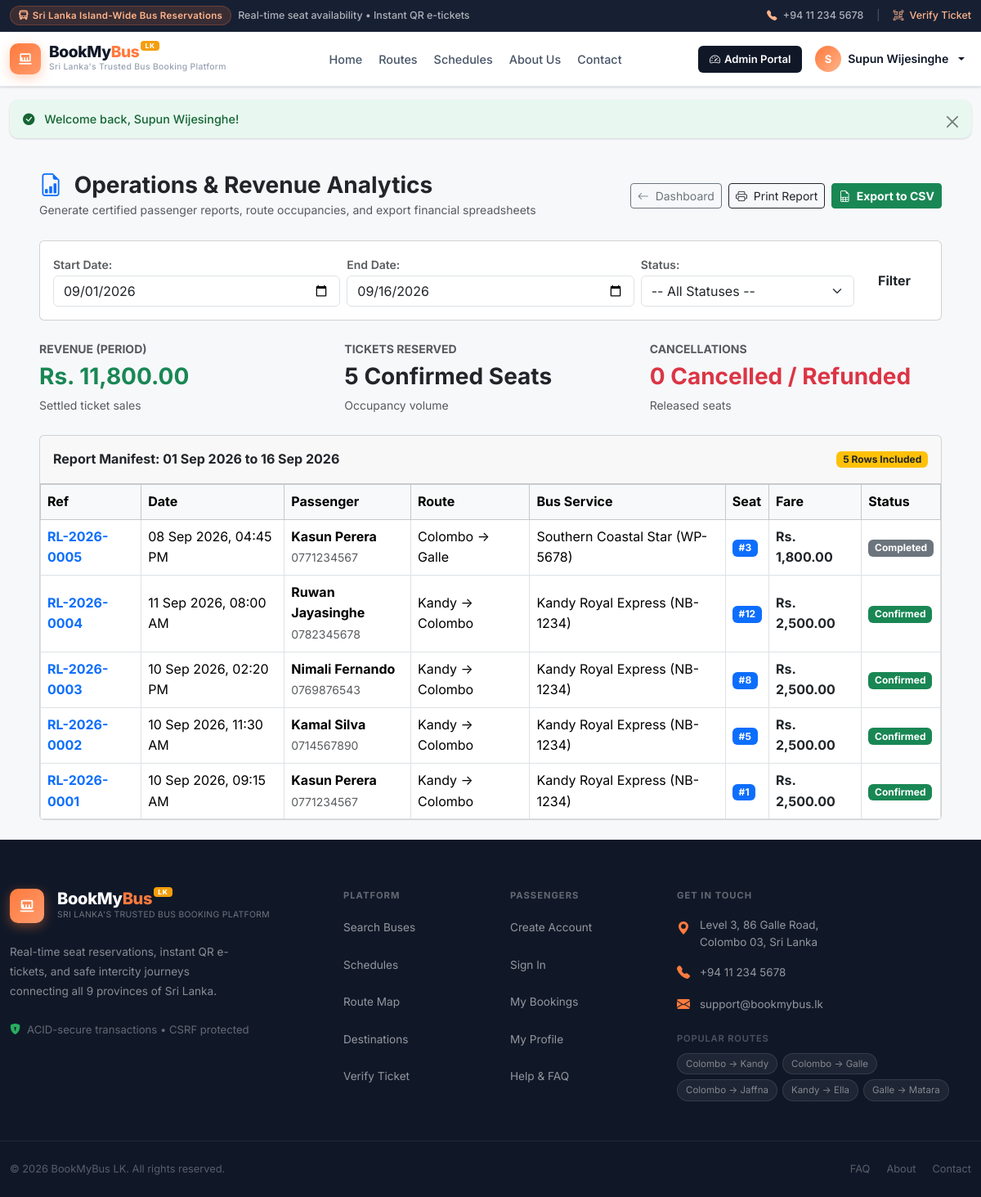
Screenshot of /admin/reports.php (signed in) with the database file from the repository.
### tables this page shows
CREATE TABLE bookings (
    id INT PRIMARY KEY AUTO_INCREMENT,
    booking_ref VARCHAR(30) NOT NULL UNIQUE,
    user_id INT DEFAULT NULL,
    route_id INT NOT NULL,
    schedule_id INT DEFAULT NULL,
    passenger_name VARCHAR(100) NOT NULL,
    passenger_phone VARCHAR(20) NOT NULL,
    passenger_nic VARCHAR(20) DEFAULT '',
    seat_number INT NOT NULL,
    total_amount DECIMAL(10, 2) NOT NULL DEFAULT 2500.00,
    payment_method ENUM('Card (Demo)', 'Cash at Counter', 'eZ Cash / mCash') DEFAULT 'Card (Demo)',
    payment_status ENUM('pending', 'paid', 'refunded', 'failed') DEFAULT 'paid',
    booking_status ENUM('confirmed', 'completed', 'cancelled') DEFAULT 'confirmed',
    qr_token VARCHAR(64) NOT NULL,
    booking_date DATETIME DEFAULT CURRENT_TIMESTAMP,
    FOREIGN KEY (user_id) REFERENCES users(id) ON DELETE SET NULL,
    FOREIGN KEY (route_id) REFERENCES routes(id) ON DELETE CASCADE,
    FOREIGN KEY (schedule_id) REFERENCES schedules(id) ON DELETE SET NULL
);

CREATE TABLE routes (
    id INT PRIMARY KEY AUTO_INCREMENT,
    bus_id INT NOT NULL,
    route_number VARCHAR(20) DEFAULT 'EX-01',
    origin VARCHAR(50) NOT NULL,
    destination VARCHAR(50) NOT NULL,
    departure_time VARCHAR(20) NOT NULL,
    fare DECIMAL(10, 2) NOT NULL,
    distance_km INT DEFAULT 115,
    estimated_duration VARCHAR(20) DEFAULT '3h 15m',
    intermediate_stops TEXT,
    start_location VARCHAR(120) DEFAULT 'Colombo Bastian Mawatha',
    end_location VARCHAR(120) DEFAULT 'Kandy Goods Shed',
    FOREIGN KEY (bus_id) REFERENCES buses(id) ON DELETE CASCADE
);

CREATE TABLE buses (
    id INT PRIMARY KEY AUTO_INCREMENT,
    bus_number VARCHAR(20) NOT NULL UNIQUE,
    bus_name VARCHAR(100) NOT NULL,
    total_seats INT NOT NULL DEFAULT 30,
    bus_type ENUM('Normal', 'Semi Luxury', 'Luxury', 'Super Luxury') DEFAULT 'Luxury',
    operator VARCHAR(100) DEFAULT 'SLTB Express',
    ac_type ENUM('AC', 'Non-AC') DEFAULT 'AC',
    wifi TINYINT(1) DEFAULT 1,
    usb_charging TINYINT(1) DEFAULT 1,
    status ENUM('active', 'maintenance', 'inactive') DEFAULT 'active',
    last_maintenance_date DATE DEFAULT NULL,
    next_maintenance_date DATE DEFAULT NULL
);

### includes/auth.php (called while the page is built, shortened)
<?php
function e(?string $string): string {
    return htmlspecialchars((string)$string, ENT_QUOTES, 'UTF-8');
}
function format_lkr($amount): string {
    return 'Rs. ' . number_format((float)$amount, 2);
}

### admin/reports.php (the view, shortened to what this page needs)
<?php
require_once __DIR__ . '/../includes/auth.php';
$start_date = trim($_GET['start_date'] ?? date('Y-m-01'));
$end_date = trim($_GET['end_date'] ?? date('Y-m-d'));
$status_filter = trim($_GET['status'] ?? '');
$sql = "SELECT b.booking_ref, b.passenger_name, b.passenger_phone, b.seat_number, b.total_amount,
               b.payment_method, b.payment_status, b.booking_status, b.booking_date,
               r.origin, r.destination, r.departure_time, bu.bus_name, bu.bus_number
        FROM bookings b
        JOIN routes r ON b.route_id = r.id
        JOIN buses bu ON r.bus_id = bu.id
        WHERE DATE(b.booking_date) BETWEEN ? AND ?";
$params = [$start_date, $end_date];
$types = "ss";
$sql .= " ORDER BY b.id DESC";
$stmt = mysqli_prepare($conn, $sql);
mysqli_stmt_bind_param($stmt, $types, ...$params);
mysqli_stmt_execute($stmt);
$res = mysqli_stmt_get_result($stmt);
$report_rows = [];
$total_revenue = 0;
$total_seats_booked = 0;
$cancelled_count = 0;
while ($r = mysqli_fetch_assoc($res)) {
    $report_rows[] = $r;
    if ($r['booking_status'] === 'confirmed' || $r['booking_status'] === 'completed') {
        $total_revenue += (float)$r['total_amount'];
        $total_seats_booked++;
    } elseif ($r['booking_status'] === 'cancelled') {
        $cancelled_count++;
    }
}
include __DIR__ . '/../includes/header.php';
?>
<div class="container-fluid my-4 px-lg-5">
    <div class="d-flex justify-content-between align-items-center mb-4 flex-wrap gap-2">
        <div>
            <h3 class="fw-bold text-dark mb-0"><i class="bi bi-file-earmark-bar-graph text-primary me-2"></i> Operations & Revenue Analytics</h3>
            <small class="text-muted">Generate certified passenger reports, route occupancies, and export financial spreadsheets</small>
        </div>
        <div class="d-flex gap-2">
            <a href="index.php" class="btn btn-outline-secondary btn-sm"><i class="bi bi-arrow-left me-1"></i> Dashboard</a>
            <button onclick="window.print()" class="btn btn-outline-dark btn-sm"><i class="bi bi-printer me-1"></i> Print Report</button>
            <a href="reports.php?start_date=<?php echo urlencode($start_date); ?>&end_date=<?php echo urlencode($end_date); ?>&status=<?php echo urlencode($status_filter); ?>&export=csv" class="btn btn-success btn-sm fw-bold">
                <i class="bi bi-file-earmark-spreadsheet me-1"></i> Export to CSV
            </a>
        </div>
    </div>
    <div class="card card-custom mb-4 no-print">
        <div class="card-body p-3">
            <form method="GET" action="reports.php" class="row g-2 align-items-center">
                <div class="col-md-4">
                    <label class="small text-muted fw-semibold">Start Date:</label>
                    <input type="date" name="start_date" class="form-control" value="<?php echo e($start_date); ?>">
                </div>
                <div class="col-md-4">
                    <label class="small text-muted fw-semibold">End Date:</label>
                    <input type="date" name="end_date" class="form-control" value="<?php echo e($end_date); ?>">
                </div>
                <div class="col-md-3">
                    <label class="small text-muted fw-semibold">Status:</label>
                    <select name="status" class="form-select">
                        <option value="">-- All Statuses --</option>
                    </select>
                </div>
                <div class="col-md-1 d-flex align-items-end">
                    <button type="submit" class="btn btn-primary-custom w-100 fw-bold">Filter</button>
                </div>
            </form>
        </div>
    </div>
    <div class="row g-3 mb-4">
        <div class="col-md-4">
            <div class="stat-card green">
                <div class="text-muted small fw-bold">REVENUE (PERIOD)</div>
                <div class="fs-3 fw-bold text-success"><?php echo format_lkr($total_revenue); ?></div>
                <small class="text-muted">Settled ticket sales</small>
            </div>
        </div>
        <div class="col-md-4">
            <div class="stat-card">
                <div class="text-muted small fw-bold">TICKETS RESERVED</div>
                <div class="fs-3 fw-bold text-dark"><?php echo $total_seats_booked; ?> Confirmed Seats</div>
                <small class="text-muted">Occupancy volume</small>
            </div>
        </div>
        <div class="col-md-4">
            <div class="stat-card maroon">
                <div class="text-muted small fw-bold">CANCELLATIONS</div>
                <div class="fs-3 fw-bold text-danger"><?php echo $cancelled_count; ?> Cancelled / Refunded</div>
                <small class="text-muted">Released seats</small>
            </div>
        </div>
    </div>
    <div class="card card-custom">
        <div class="card-header card-header-custom py-3 d-flex justify-content-between align-items-center">
            <span class="fw-bold">Report Manifest: <?php echo date('d M Y', strtotime($start_date)); ?> to <?php echo date('d M Y', strtotime($end_date)); ?></span>
            <span class="badge bg-warning text-dark"><?php echo count($report_rows); ?> Rows Included</span>
        </div>
        <div class="card-body p-0">
            <div class="table-responsive">
                <table class="table table-bordered table-hover align-middle mb-0">
                    <thead class="table-light">
                        <tr>
                            <th>Ref</th>
                            <th>Date</th>
                            <th>Passenger</th>
                            <th>Route</th>
                            <th>Bus Service</th>
                            <th>Seat</th>
                            <th>Fare</th>
                            <th>Status</th>
                        </tr>
                    </thead>
                    <tbody>
                        <?php if (empty($report_rows)): ?>
                            <tr><td colspan="8" class="text-center py-4 text-muted">No records match the selected date parameters.</td></tr>
                        <?php else: ?>
                            <?php foreach ($report_rows as $rw): ?>
                                <tr>
                                    <td class="fw-bold text-primary"><?php echo e($rw['booking_ref']); ?></td>
                                    <td><?php echo date('d M Y, h:i A', strtotime($rw['booking_date'])); ?></td>
                                    <td>
                                        <strong><?php echo e($rw['passenger_name']); ?></strong><br>
                                        <small class="text-muted"><?php echo e($rw['passenger_phone']); ?></small>
                                    </td>
                                    <td><?php echo e($rw['origin']); ?> &rarr; <?php echo e($rw['destination']); ?></td>
                                    <td><?php echo e($rw['bus_name']); ?> (<?php echo e($rw['bus_number']); ?>)</td>
                                    <td><span class="badge bg-primary">#<?php echo (int)$rw['seat_number']; ?></span></td>
                                    <td class="fw-bold text-dark"><?php echo format_lkr($rw['total_amount']); ?></td>
                                    <td>
                                        <?php if ($rw['booking_status'] === 'confirmed'): ?>
                                            <span class="badge bg-success">Confirmed</span>
                                        <?php elseif ($rw['booking_status'] === 'completed'): ?>
                                            <span class="badge bg-secondary">Completed</span>
                                        <?php else: ?>
                                            <span class="badge bg-danger">Cancelled</span>
                                        <?php endif; ?>
                                    </td>
                                </tr>
                            <?php endforeach; ?>
                        <?php endif; ?>
                    </tbody>
                </table>
            </div>
        </div>
    </div>
</div>
<?php include __DIR__ . '/../includes/footer.php'; ?>

### style.css (style rules this page uses)
:root { --qs-navy: #101828; --qs-midnight: #172033; --qs-navy-hover: #0d1f38; --qs-orange: #FF7A3D; --qs-orange-hover: #f06826; --qs-orange-light: #FFF0E8; --qs-peach: #FFB38A; --qs-green: #27AE60; --qs-green-hover:#219150; --qs-green-light:#E8F8F0; --qs-red: #E25555; --qs-red-hover: #c94444; --qs-red-light: #FEF0F0; --qs-blue: #3B82F6; --bmb-gold: #F59E0B; --bmb-gold-hover: #D97706; --bmb-gold-light: #FFFBEB; --bmb-gold-border: rgba(245,158,11,.25); --qs-bg: #F7F8FA; --qs-white: #FFFFFF; --qs-card: #FFFFFF; --qs-text: #101828; --qs-text-secondary: #475467; --qs-text-muted: #98A2B3; --qs-border: #E4E7EC; --qs-border-light: #F2F4F7; --shadow-xs: 0 1px 2px rgba(16,24,40,.06); --shadow-sm: 0 1px 3px rgba(16,24,40,.1), 0 1px 2px rgba(16,24,40,.06); --shadow-md: 0 4px 8px -2px rgba(16,24,40,.1), 0 2px 4px -2px rgba(16,24,40,.06); --shadow-lg: 0 12px 16px -4px rgba(16,24,40,.08), 0 4px 6px -2px rgba(16,24,40,.03); --shadow-xl: 0 20px 24px -4px rgba(16,24,40,.08), 0 8px 8px -4px rgba(16,24,40,.03); --shadow-orange: 0 4px 14px rgba(255,122,61,.35); --transition: all 0.22s cubic-bezier(0.4,0,0.2,1); --transition-slow: all 0.38s cubic-bezier(0.4,0,0.2,1); --max-width: 1200px; --radius-sm: 6px; --radius-md: 10px; --radius-lg: 16px; --radius-xl: 24px; --radius-full: 9999px; }
*, *::before, *::after { box-sizing: border-box; }
html { scroll-behavior: smooth; }
body { font-family: 'Inter', system-ui, -apple-system, sans-serif; background-color: var(--qs-bg); color: var(--qs-text); min-height: 100vh; display: flex; flex-direction: column; line-height: 1.6; -webkit-font-smoothing: antialiased; }
h1, h2, h3, h4, h5, h6 { font-family: 'Inter', sans-serif; font-weight: 700; line-height: 1.25; color: var(--qs-text); }

### rows the page displays
bookings: booking_ref "RL-2026-0005", booking_date "08 Sep 2026, 04:45 PM", passenger_name "Kasun Perera", passenger_phone "0771234567", route.origin "Colombo", route.destination "Galle", buses.bus_name "Southern Coastal Star", buses.bus_number "WP-5678", seat_number "3", total_amount "Rs. 1,800.00", booking_status "Completed"
bookings: booking_ref "RL-2026-0004", booking_date "11 Sep 2026, 08:00 AM", passenger_name "Ruwan Jayasinghe", passenger_phone "0782345678", route.origin "Kandy", route.destination "Colombo", buses.bus_name "Kandy Royal Express", buses.bus_number "NB-1234", seat_number "12", total_amount "Rs. 2,500.00", booking_status "Confirmed"
bookings: booking_ref "RL-2026-0003", booking_date "10 Sep 2026, 02:20 PM", passenger_name "Nimali Fernando", passenger_phone "0769876543", route.origin "Kandy", route.destination "Colombo", buses.bus_name "Kandy Royal Express", buses.bus_number "NB-1234", seat_number "8", total_amount "Rs. 2,500.00", booking_status "Confirmed"
bookings: booking_ref "RL-2026-0002", booking_date "10 Sep 2026, 11:30 AM", passenger_name "Kamal Silva", passenger_phone "0714567890", route.origin "Kandy", route.destination "Colombo", buses.bus_name "Kandy Royal Express", buses.bus_number "NB-1234", seat_number "5", total_amount "Rs. 2,500.00", booking_status "Confirmed"
bookings: booking_ref "RL-2026-0001", booking_date "10 Sep 2026, 09:15 AM", passenger_name "Kasun Perera", passenger_phone "0771234567", route.origin "Kandy", route.destination "Colombo", buses.bus_name "Kandy Royal Express", buses.bus_number "NB-1234", seat_number "1", total_amount "Rs. 2,500.00", booking_status "Confirmed"

### other values shown
substr($current_user['name'], 0, 1) "S"
$current_user['name'] "Supun Wijesinghe"
$_SESSION['flash_success'] "Welcome back, Supun Wijesinghe!"
format_lkr($total_revenue) "Rs. 11,800.00"
$total_seats_booked "5"
$cancelled_count "0"
date('d M Y', strtotime($start_date)) "01 Sep 2026"
date('d M Y', strtotime($end_date)) "16 Sep 2026"
count($report_rows) "5"
$label "Search Buses"
$label "Schedules"
$label "Route Map"
$label "Destinations"
$label "Verify Ticket"
$label "Create Account"
